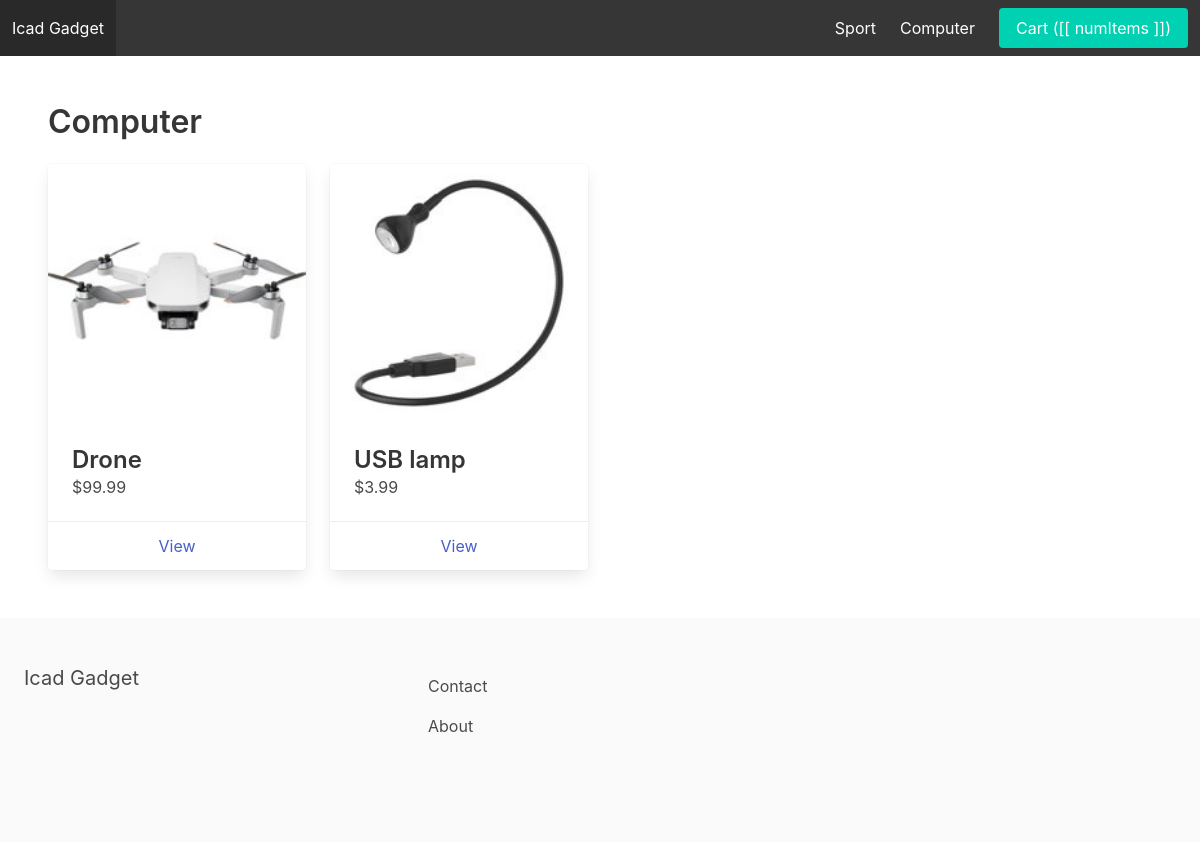
The page /computer/ on the database its author committed.
### apps/store/models.py (models this page shows, shortened)
class Category(models.Model):
    title = models.CharField(max_length=255)
    slug = models.SlugField(max_length=255)
    ordering = models.IntegerField(default=0)
    class Meta:
        verbose_name_plural = 'Categories'
        ordering = ('ordering',)

class Product(models.Model):
    category = models.ForeignKey(Category, related_name='products', on_delete=models.CASCADE)
    title = models.CharField(max_length=255)
    slug = models.SlugField(max_length=255)
    description = models.TextField(blank=True, null=True)
    price = models.FloatField()
    is_featured = models.BooleanField(default=False)
    image = models.ImageField(upload_to='uploads/', blank=True, null=True)
    thumbnail = models.ImageField(upload_to='uploads/', blank=True, null=True)
    date_added = models.DateTimeField(auto_now_add=True)
    class Meta:
        ordering = ('-date_added',)

### apps/store/views.py (the view)
# urls.py: path('<slug:slug>/', category_detail, name='category_detail')
def category_detail(request, slug):
    category = get_object_or_404(Category, slug=slug)
    products = category.products.all()
    context = {
        'category': category,
        'products': products
    }
    return render(request, 'category_detail.html', context)

### apps/cart/cart.py (called while the page is built, shortened)
    def __iter__(self):
        product_ids = list(self.cart.keys())
        products = Product.objects.filter(id__in=product_ids)
        product_map = {str(p.id): p for p in products}

    def get_total_length(self):
        return sum(int(item['quantity']) for item in self.cart.values())

    def get_total_cost(self):
        return sum(item['total_price'] for item in self)

### apps/cart/context_processors.py (called while the page is built)
def cart(request):
    return {'cart': Cart(request)}

### apps/store/context_processors.py (called while the page is built)
def menu_categories(request):
    categories = Category.objects.all()
    return {'menu_categories': categories}

### apps/store/templates/category_detail.html (shortened to what this page needs)
{% extends 'base.html' %}
{% block content %}
    <h1 class="title">{{ category.title }}</h1>
    <div class="columns is-multiline">
        {% for product in products %}
            <div class="column is-3">
                <div class="card">
                    <div class="card-image">
                        <figure class="image">
                            <img src="{{ product.thumbnail.url }}">
                        </figure>
                    </div>
                    <div class="card-content">
                        <div class="media">
                            <div class="media-content">
                                <p class="title is-4">{{ product.title }}</p>
                                <p class="subtitle is-6">${{ product.price }}</p>
                            </div>
                        </div>
                    </div>
                    <footer class="card-footer">
                        <a href="{% url 'product_detail' category.slug product.slug %}" class="card-footer-item">View</a>
                    </footer>
                </div>
            </div>
        {% endfor %}
{% endblock %}

### apps/core/templates/base.html (shortened to what this page needs)
{% load static %}
<!DOCTYPE html>
<html lang="en">
    <head>
        <link rel="stylesheet" href="https://cdn.jsdelivr.net/npm/bulma@0.9.0/css/bulma.min.css">
        <link rel="stylesheet" href="{% static 'main.css' %}">
    </head>
    <body>
        <nav class="navbar is-dark">
            <div class="navbar-brand">
                <a class="navbar-item" href="{% url 'frontpage' %}">Icad Gadget</a>
            </div>
            <div id="main-navbar" class="navbar-menu">
                <div class="navbar-end">
                    {% for category in menu_categories %}
                        <a href="{% url 'category_detail' category.slug %}" class="navbar-item">{{ category.title }}</a>
                    {% endfor %}
                    <div class="navbar-item" id="navbarapp">
                        <a href="{% url 'cart' %}" class="button is-primary">Cart ([[ numItems ]])</a>
                    </div>
                </div>
            </div>
        </nav>
        <section class="section">
            {% block content %}
            {% endblock %}
        </section>
        <footer class="footer">
            <div class="columns">
                <div class="column is-4">
                    <h2 class="subtitle">Icad Gadget</h2>
                </div>
                <div class="column is-8">
                    <a href="{% url 'contact' %}" class="navbar-item">Contact</a>
                    <a href="{% url 'about' %}" class="navbar-item">About</a>
                </div>
            </div>
        </footer>
    </body>
</html>

### rows shown on the page
Category: title "Sport"
Category: title "Computer"
Product: thumbnail (picture), title "Drone", price "99.99"
Product: thumbnail (picture), title "USB lamp", price "3.99"
